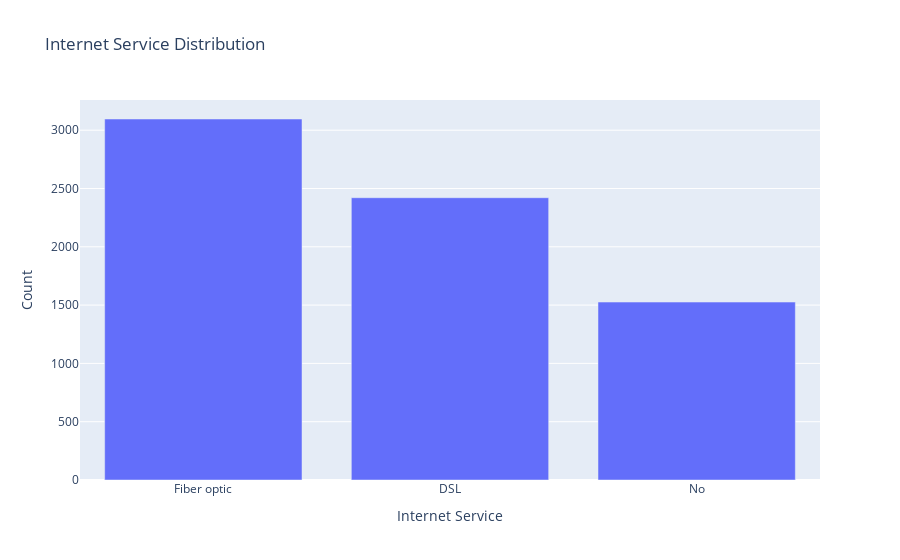

The cell this chart's notebook holds for it:
### Code cell
InternetService_counts = df['InternetService'].value_counts().reset_index()
InternetService_counts.columns = ['InternetService', 'count']

fig = px.bar(InternetService_counts, x='InternetService', y='count', title='Internet Service Distribution', labels={'count': 'Count', 'InternetService': 'Internet Service'})

fig.show()

### Figure 1 — Plotly figure (JSON) as saved in the notebook; plotly's stock layout.template omitted (floating-point values rounded to 4 significant figures)
{"data": [{"hovertemplate": "Internet Service=%{x}<br>Count=%{y}<extra></extra>", "legendgroup": "", "marker": {"color": "#636efa", "pattern": {"shape": ""}}, "name": "", "orientation": "v", "showlegend": false, "textposition": "auto", "type": "bar", "x": ["Fiber optic", "DSL", "No"], "xaxis": "x", "y": [3096, 2421, 1526], "yaxis": "y"}], "layout": {"barmode": "relative", "legend": {"tracegroupgap": 0}, "title": {"text": "Internet Service Distribution"}, "xaxis": {"anchor": "y", "domain": [0, 1], "title": {"text": "Internet Service"}}, "yaxis": {"anchor": "x", "domain": [0, 1], "title": {"text": "Count"}}}}
